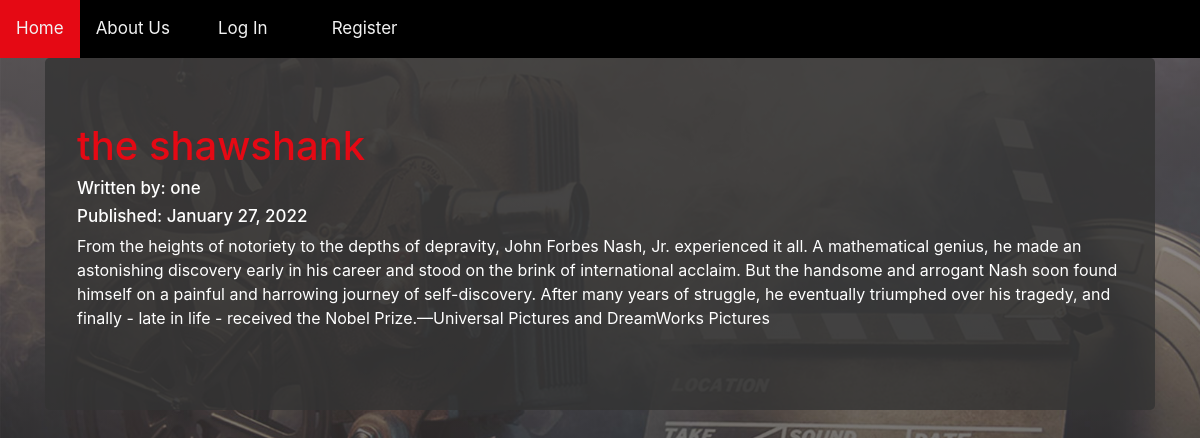
/7, run on the app's committed database.
### puppycompanyblog/models.py (models this page shows, shortened)
class BlogPost(db.Model):
    users = db.relationship(User)
    id = db.Column(db.Integer, primary_key=True)
    user_id = db.Column(db.Integer, db.ForeignKey('users.id'), nullable=False)
    date = db.Column(db.DateTime, nullable=False, default=datetime.utcnow)
    title = db.Column(db.String(140), nullable=False)
    text = db.Column(db.Text, nullable=False)

class User(db.Model, UserMixin):
    __tablename__ = 'users'
    id = db.Column(db.Integer, primary_key = True)
    profile_image = db.Column(db.String(20), nullable=False, default='default_profile.png')
    email = db.Column(db.String(64), unique=True, index=True)
    username = db.Column(db.String(64), unique=True, index=True)
    password_hash = db.Column(db.String(128))
    posts = db.relationship('BlogPost', backref='author', lazy=True)

### puppycompanyblog/users/views.py (the view)
@users.route("/<username>")
def user_posts(username):
    page = request.args.get('page', 1, type=int)
    user = User.query.filter_by(username=username).first_or_404()
    blog_posts = BlogPost.query.filter_by(author=user).order_by(BlogPost.date.desc()).paginate(page=page, per_page=5)
    return render_template('user_blog_posts.html', blog_posts=blog_posts, user=user)

### puppycompanyblog/blog_posts/views.py (called while the page is built)
@blog_posts.route('/<int:blog_post_id>')
def blog_post(blog_post_id):
    blog_post = BlogPost.query.get_or_404(blog_post_id)
    return render_template('blog_post.html',title=blog_post.title,
                            date=blog_post.date,post=blog_post
    )

### puppycompanyblog/templates/blog_post.html (shortened to what this page needs)
{% extends "base.html" %}
{% block content %}
<div class="jumbotron">
  <h1>{{ post.title }}</h1>
  <h2 id="author">Written by: {{post.author.username}}</h2>
  <h3 id="publish">Published: {{ post.date.strftime('%B %d, %Y') }}</h3>
  <p>{{post.text}}</p>
</div>
{% endblock content %}

### puppycompanyblog/static/master.css (style rules this page uses)
body { background-image:linear-gradient(rgba(120, 110, 110, 0.7), rgba(14, 13, 13, 0.7)), url(../static/profile_pics/movie_bacground.jpeg); background-attachment: fixed; background-size: cover; }
h1 { color: #e50914; }
p { color: white; }
.jumbotron { background:rgba(51, 51, 51, 0.803); color:white; }
#author { font-size: 17px; }
#publish { font-size: 17px; }

### data on the page
BlogPost: title "the shawshank", date "January 27, 2022", text "From the heights of notoriety to the depths of depravity, John Forbes Nash, Jr. experienced it all. A mathematical genius, he made an astonishing discovery early in his career and stood on the brink of international acclaim. But the handsome and arrogant Nash soon found himself on a painful and harrowing journey of self-discovery. After many years of struggle, he eventually triumphed over his tragedy, and finally - late in life - received the Nobel Prize.—Universal Pictures and DreamWorks Pictures"
User: author.username "one"
